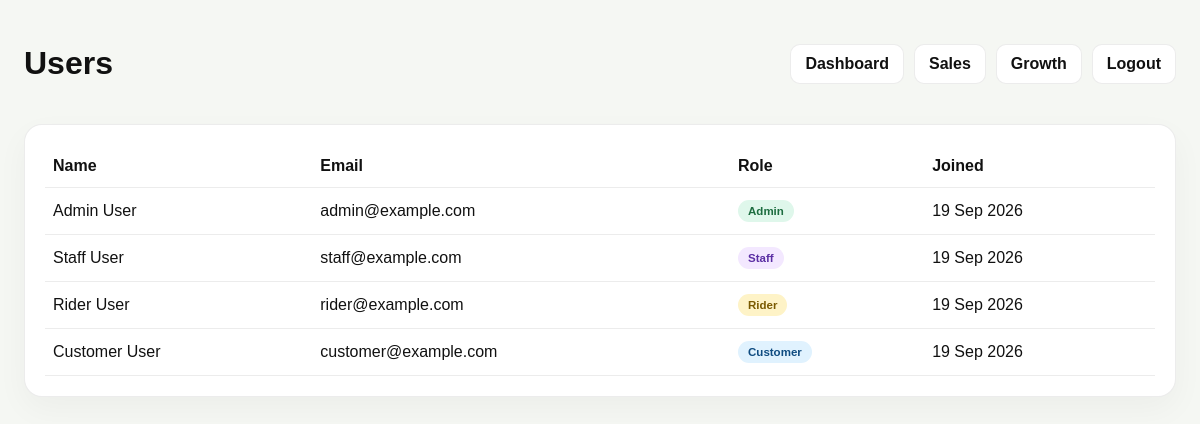
The page /admin/users.php (signed in) on the database its author committed.
### tables this page shows
CREATE TABLE IF NOT EXISTS users (
    id INT AUTO_INCREMENT PRIMARY KEY,
    name VARCHAR(120) NOT NULL,
    email VARCHAR(150) NOT NULL UNIQUE,
    password VARCHAR(255) NOT NULL,
    role ENUM('admin', 'staff', 'rider', 'customer') NOT NULL DEFAULT 'customer',
    created_at TIMESTAMP DEFAULT CURRENT_TIMESTAMP,
    updated_at TIMESTAMP DEFAULT CURRENT_TIMESTAMP ON UPDATE CURRENT_TIMESTAMP
);

### admin/users.php (the view, shortened to what this page needs)
<?php
try {
    $pdo = getDbConnection();
    $users = $pdo->query('SELECT id, name, email, role, created_at FROM users ORDER BY created_at DESC')->fetchAll();
} catch (Throwable $e) {
    $users = [];
}
?>
<!DOCTYPE html>
<html lang="en">
<head>
</head>
<body>
    <div class="wrap">
        <div class="topbar">
            <h1>Users</h1>
            <div class="nav">
                <a class="link" href="dashboard.php">Dashboard</a>
                <a class="link" href="sales.php">Sales</a>
                <a class="link" href="growth.php">Growth</a>
                <a class="link" href="../logout.php">Logout</a>
            </div>
        </div>
        <div class="panel">
            <table>
                <thead>
                    <tr>
                        <th>Name</th>
                        <th>Email</th>
                        <th>Role</th>
                        <th>Joined</th>
                    </tr>
                </thead>
                <tbody>
                    <?php if (empty($users)): ?>
                        <tr><td colspan="4">No users found.</td></tr>
                    <?php else: ?>
                        <?php foreach ($users as $user): ?>
                            <tr>
                                <td><?php echo htmlspecialchars($user['name']); ?></td>
                                <td><?php echo htmlspecialchars($user['email']); ?></td>
                                <td><span class="badge <?php echo htmlspecialchars((string) $user['role']); ?>"><?php echo htmlspecialchars(ucfirst((string) $user['role'])); ?></span></td>
                                <td><?php echo htmlspecialchars(date('d M Y', strtotime($user['created_at']))); ?></td>
                            </tr>
                        <?php endforeach; ?>
                    <?php endif; ?>
                </tbody>
            </table>
        </div>
    </div>
</body>
</html>

### admin/users.php (style rules this page uses)
* { box-sizing: border-box; }
body { margin: 0; font-family: Arial, sans-serif; background: #f5f7f3; color: #111; padding: 24px; }
.wrap { max-width: 1200px; margin: 0 auto; }
.topbar { display: flex; justify-content: space-between; align-items: center; gap: 12px; margin-bottom: 20px; flex-wrap: wrap; }
.nav { display: flex; gap: 10px; flex-wrap: wrap; }
.link { display: inline-block; padding: 10px 14px; border-radius: 10px; text-decoration: none; background: #fff; border: 1px solid rgba(17,17,17,0.08); color: #111; font-weight: 700; }
.panel { background: #fff; border: 1px solid rgba(17,17,17,0.08); border-radius: 18px; padding: 20px; box-shadow: 0 12px 32px rgba(17,17,17,0.04); }
table { width: 100%; border-collapse: collapse; }
th, td { padding: 12px 8px; border-bottom: 1px solid rgba(17,17,17,0.08); text-align: left; }
.badge { display: inline-block; padding: 5px 10px; border-radius: 999px; font-size: 0.72rem; font-weight: 700; }
.badge.admin { background: #dff7eb; color: #1d6d40; }
.badge.customer { background: #e0f2fe; color: #0f4c81; }
.badge.rider { background: #fef3c7; color: #7a5a00; }
.badge.staff { background: #f3e8ff; color: #5b2fa4; }

### rows shown on the page
users: name "Admin User", email "admin@example.com", role "Admin", created_at "19 Sep 2026"
users: name "Staff User", email "staff@example.com", role "Staff", created_at "19 Sep 2026"
users: name "Rider User", email "rider@example.com", role "Rider", created_at "19 Sep 2026"
users: name "Customer User", email "customer@example.com", role "Customer", created_at "19 Sep 2026"
